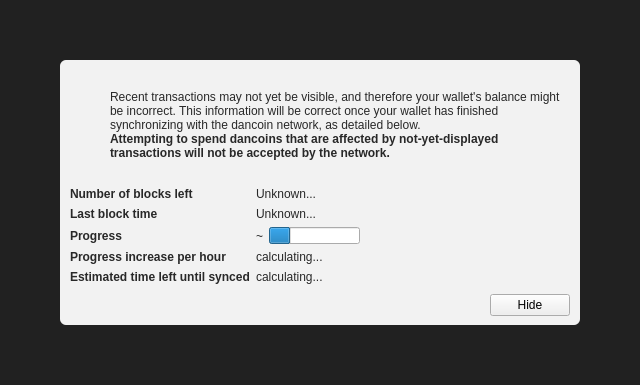
<?xml version="1.0" encoding="UTF-8"?>
<ui version="4.0">
 <class>ModalOverlay</class>
 <widget class="ModalOverlay" name="ModalOverlay">
  <property name="geometry">
   <rect>
    <x>0</x>
    <y>0</y>
    <width>640</width>
    <height>385</height>
   </rect>
  </property>
  <property name="windowTitle">
   <string>Form</string>
  </property>
  <layout class="QVBoxLayout" name="verticalLayout" stretch="0">
   <property name="sizeConstraint">
    <enum>QLayout::SetDefaultConstraint</enum>
   </property>
   <property name="leftMargin">
    <number>0</number>
   </property>
   <property name="topMargin">
    <number>0</number>
   </property>
   <property name="rightMargin">
    <number>0</number>
   </property>
   <property name="bottomMargin">
    <number>0</number>
   </property>
   <item>
    <widget class="QWidget" name="bgWidget" native="true">
     <property name="styleSheet">
      <string notr="true">#bgWidget { background: rgba(0,0,0,220); }</string>
     </property>
     <layout class="QVBoxLayout" name="verticalLayoutMain" stretch="1">
      <property name="leftMargin">
       <number>60</number>
      </property>
      <property name="topMargin">
       <number>60</number>
      </property>
      <property name="rightMargin">
       <number>60</number>
      </property>
      <property name="bottomMargin">
       <number>60</number>
      </property>
      <item>
       <widget class="QWidget" name="contentWidget" native="true">
        <property name="styleSheet">
         <string notr="true">#contentWidget { background: rgba(255,255,255,240); border-radius: 6px; }

QLabel { color: rgb(40,40,40);  }</string>
        </property>
        <layout class="QVBoxLayout" name="verticalLayoutSub" stretch="1,0,0,0">
         <property name="spacing">
          <number>0</number>
         </property>
         <property name="leftMargin">
          <number>10</number>
         </property>
         <property name="topMargin">
          <number>10</number>
         </property>
         <property name="rightMargin">
          <number>10</number>
         </property>
         <property name="bottomMargin">
          <number>10</number>
         </property>
         <item>
          <layout class="QHBoxLayout" name="horizontalLayoutIconText" stretch="0,1">
           <property name="topMargin">
            <number>20</number>
           </property>
           <item>
            <layout class="QVBoxLayout" name="verticalLayoutIcon">
             <property name="leftMargin">
              <number>0</number>
             </property>
             <item>
              <widget class="QPushButton" name="warningIcon">
               <property name="enabled">
                <bool>false</bool>
               </property>
               <property name="text">
                <string/>
               </property>
               <property name="icon">
                <iconset>
                 <normaloff>:/icons/warning</normaloff>
                 <disabledoff>:/icons/warning</disabledoff>:/icons/warning</iconset>
               </property>
               <property name="iconSize">
                <size>
                 <width>48</width>
                 <height>48</height>
                </size>
               </property>
               <property name="flat">
                <bool>true</bool>
               </property>
              </widget>
             </item>
             <item>
              <spacer name="verticalSpacerWarningIcon">
               <property name="orientation">
                <enum>Qt::Vertical</enum>
               </property>
               <property name="sizeHint" stdset="0">
                <size>
                 <width>20</width>
                 <height>40</height>
                </size>
               </property>
              </spacer>
             </item>
            </layout>
           </item>
           <item>
            <layout class="QVBoxLayout" name="verticalLayoutInfoText">
             <property name="leftMargin">
              <number>0</number>
             </property>
             <property name="topMargin">
              <number>0</number>
             </property>
             <item>
              <widget class="QLabel" name="infoText">
               <property name="text">
                <string>Recent transactions may not yet be visible, and therefore your wallet's balance might be incorrect. This information will be correct once your wallet has finished synchronizing with the dancoin network, as detailed below.</string>
               </property>
               <property name="textFormat">
                <enum>Qt::RichText</enum>
               </property>
               <property name="wordWrap">
                <bool>true</bool>
               </property>
              </widget>
             </item>
             <item>
              <widget class="QLabel" name="infoTextStrong">
               <property name="font">
                <font>
                 <weight>75</weight>
                 <bold>true</bold>
                </font>
               </property>
               <property name="text">
                <string>Attempting to spend dancoins that are affected by not-yet-displayed transactions will not be accepted by the network.</string>
               </property>
               <property name="textFormat">
                <enum>Qt::RichText</enum>
               </property>
               <property name="wordWrap">
                <bool>true</bool>
               </property>
              </widget>
             </item>
             <item>
              <spacer name="verticalSpacerInTextSpace">
               <property name="orientation">
                <enum>Qt::Vertical</enum>
               </property>
               <property name="sizeHint" stdset="0">
                <size>
                 <width>20</width>
                 <height>40</height>
                </size>
               </property>
              </spacer>
             </item>
            </layout>
           </item>
          </layout>
         </item>
         <item>
          <spacer name="verticalSpacerAfterText">
           <property name="orientation">
            <enum>Qt::Vertical</enum>
           </property>
           <property name="sizeHint" stdset="0">
            <size>
             <width>20</width>
             <height>40</height>
            </size>
           </property>
          </spacer>
         </item>
         <item>
          <layout class="QFormLayout" name="formLayout">
           <property name="fieldGrowthPolicy">
            <enum>QFormLayout::FieldsStayAtSizeHint</enum>
           </property>
           <property name="horizontalSpacing">
            <number>6</number>
           </property>
           <property name="verticalSpacing">
            <number>6</number>
           </property>
           <property name="topMargin">
            <number>10</number>
           </property>
           <item row="0" column="0">
            <widget class="QLabel" name="labelNumberOfBlocksLeft">
             <property name="font">
              <font>
               <weight>75</weight>
               <bold>true</bold>
              </font>
             </property>
             <property name="text">
              <string>Number of blocks left</string>
             </property>
            </widget>
           </item>
           <item row="0" column="1">
            <widget class="QLabel" name="numberOfBlocksLeft">
             <property name="text">
              <string>Unknown...</string>
             </property>
            </widget>
           </item>
           <item row="1" column="0">
            <widget class="QLabel" name="labelLastBlockTime">
             <property name="font">
              <font>
               <weight>75</weight>
               <bold>true</bold>
              </font>
             </property>
             <property name="text">
              <string>Last block time</string>
             </property>
            </widget>
           </item>
           <item row="1" column="1">
            <widget class="QLabel" name="newestBlockDate">
             <property name="sizePolicy">
              <sizepolicy hsizetype="Maximum" vsizetype="Preferred">
               <horstretch>0</horstretch>
               <verstretch>0</verstretch>
              </sizepolicy>
             </property>
             <property name="text">
              <string>Unknown...</string>
             </property>
            </widget>
           </item>
           <item row="2" column="0">
            <widget class="QLabel" name="labelSyncDone">
             <property name="font">
              <font>
               <weight>75</weight>
               <bold>true</bold>
              </font>
             </property>
             <property name="text">
              <string>Progress</string>
             </property>
            </widget>
           </item>
           <item row="2" column="1">
            <layout class="QHBoxLayout" name="horizontalLayoutSync" stretch="0,1">
             <item>
              <widget class="QLabel" name="percentageProgress">
               <property name="text">
                <string notr="true">~</string>
               </property>
              </widget>
             </item>
             <item>
              <widget class="QProgressBar" name="progressBar">
               <property name="value">
                <number>24</number>
               </property>
               <property name="format">
                <string/>
               </property>
              </widget>
             </item>
            </layout>
           </item>
           <item row="4" column="0">
            <widget class="QLabel" name="labelProgressIncrease">
             <property name="font">
              <font>
               <weight>75</weight>
               <bold>true</bold>
              </font>
             </property>
             <property name="text">
              <string>Progress increase per hour</string>
             </property>
            </widget>
           </item>
           <item row="4" column="1">
            <widget class="QLabel" name="progressIncreasePerH">
             <property name="text">
              <string>calculating...</string>
             </property>
            </widget>
           </item>
           <item row="5" column="0">
            <widget class="QLabel" name="labelEstimatedTimeLeft">
             <property name="font">
              <font>
               <weight>75</weight>
               <bold>true</bold>
              </font>
             </property>
             <property name="text">
              <string>Estimated time left until synced</string>
             </property>
            </widget>
           </item>
           <item row="5" column="1">
            <widget class="QLabel" name="expectedTimeLeft">
             <property name="text">
              <string>calculating...</string>
             </property>
            </widget>
           </item>
          </layout>
         </item>
         <item>
          <layout class="QHBoxLayout" name="horizontalLayoutButtons">
           <property name="leftMargin">
            <number>10</number>
           </property>
           <property name="topMargin">
            <number>10</number>
           </property>
           <item>
            <spacer name="horizontalSpacer">
             <property name="orientation">
              <enum>Qt::Horizontal</enum>
             </property>
             <property name="sizeHint" stdset="0">
              <size>
               <width>40</width>
               <height>20</height>
              </size>
             </property>
            </spacer>
           </item>
           <item>
            <widget class="QPushButton" name="closeButton">
             <property name="text">
              <string>Hide</string>
             </property>
            </widget>
           </item>
          </layout>
         </item>
        </layout>
       </widget>
      </item>
     </layout>
    </widget>
   </item>
  </layout>
 </widget>
 <customwidgets>
  <customwidget>
   <class>ModalOverlay</class>
   <extends>QWidget</extends>
   <header>modaloverlay.h</header>
   <container>1</container>
  </customwidget>
 </customwidgets>
 <resources/>
 <connections/>
</ui>
